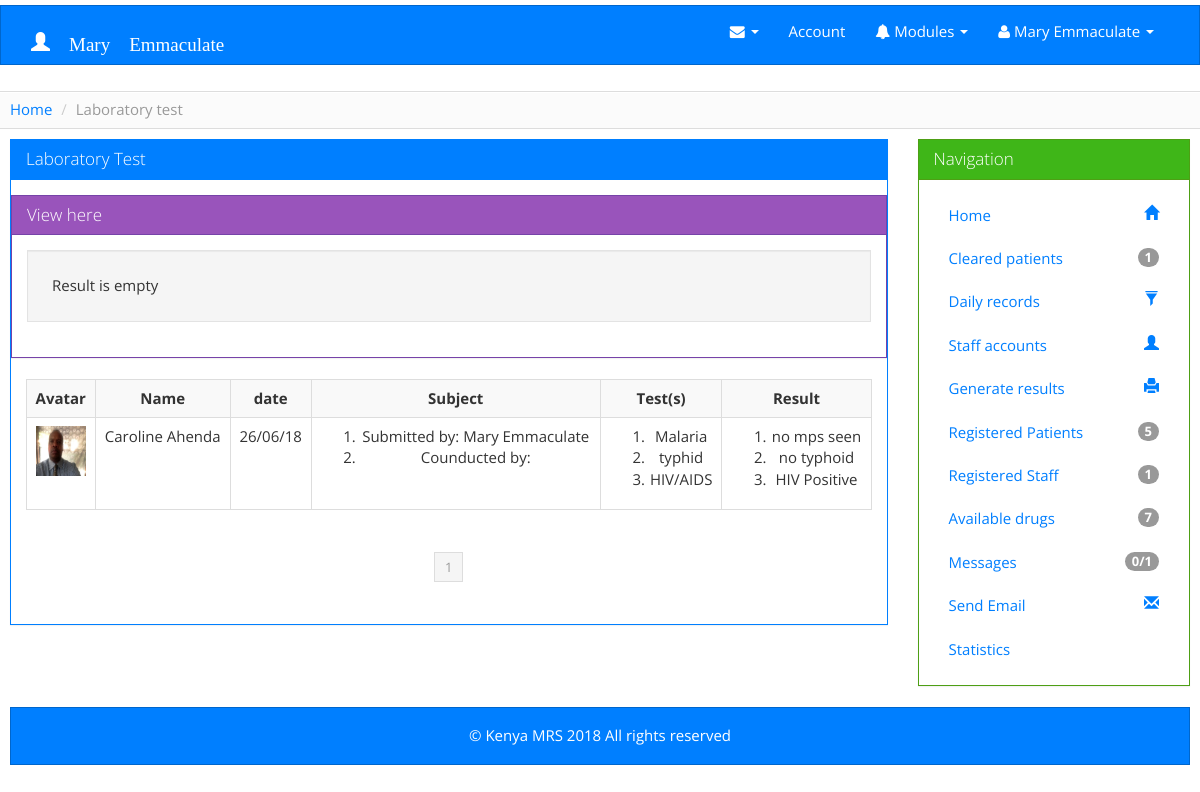
/admin/lab_test_done.php (signed in), run on the app's committed database.
### tables this page shows
CREATE TABLE `laboratory_test` (
  `date` timestamp NOT NULL DEFAULT CURRENT_TIMESTAMP ON UPDATE CURRENT_TIMESTAMP,
  `visit_no` varchar(4) NOT NULL,
  `reg_no` varchar(15) NOT NULL,
  `attended` varchar(1) NOT NULL DEFAULT '0',
  `test` varchar(200) DEFAULT NULL,
  `result` varchar(200) DEFAULT NULL,
  `conducted_by` varchar(54) DEFAULT NULL,
  `submited_by` varchar(54) DEFAULT NULL
);

### functions.php (called while the page is built, shortened)
<?php
	include_once('database_connection.php');
	function find_patient($reg_no){
		global $connection;
		$query = "SELECT reg_no, first_name, last_name, profile_image, fuculty, course, health_info, d_o_b, contact, address, email FROM student_patient WHERE reg_no ='{$reg_no}'  union ALL ";
		$query .= "SELECT reg_no, first_name, last_name, profile_image, fuculty, position, health_info, d_o_b, contact, address, email FROM staff_patient WHERE reg_no ='{$reg_no}' ";
		$patient_set = mysqli_query($connection, $query);
		return $patient_set;
	}

### admin/lab_test_done.php (the view, shortened to what this page needs)
<?php
require_once '../functions.php';
include 'header.php';
if($_SESSION['level']==5 ){
if (!(isset($_GET['pagenum']))) {
  $pagenum = 1;
} else {
  $pagenum = $_GET['pagenum'];
}
$page_limit = ($_GET["show"] <> "" && is_numeric($_GET["show"]) ) ? $_GET["show"] : 20;
try {
  $keyword = trim($_GET["keyword"]);
  if ($keyword <> "" ) {
    $sql = "SELECT * FROM staff WHERE 1 AND "
            . " (first_name LIKE :keyword) ORDER BY first_name ";
    $stmt = $DB->prepare($sql);
    $stmt->bindValue(":keyword", $keyword."%");
  } else {
    $sql = "SELECT * FROM laboratory_test  ORDER BY `date` DESC ";
    $stmt = $DB->prepare($sql);
  }
  $stmt->execute();
  $total_count = count($stmt->fetchAll());
  $last = ceil($total_count / $page_limit);
  $lower_limit = ($pagenum - 1) * $page_limit;
  $lower_limit = ($lower_limit < 0) ? 0 : $lower_limit;
  $sql2 = $sql . " limit " . ($lower_limit) . " ,  " . ($page_limit) . " ";
  $stmt = $DB->prepare($sql2);
  $stmt->execute();
  $results = $stmt->fetchAll();
} catch (Exception $ex) {
  echo $ex->getMessage();
}
?>
<div class="row" style="margin-left:10px; margin-right:10px;">
<div class="row">
    <ul class="breadcrumb ">
      <li><a href="index.php">Home</a></li>
      <li class="active">Laboratory test </li>
    </ul>
<div class="col-md-9">
  <div class="panel panel-primary">
    <div class="panel-heading">
      <h3 class="panel-title">Laboratory Test</h3>
    </div>
    <div class="panel-body">
<div id="visit" title="Test done"><?php include 'daily_content/view.php'; ?></div>
<?php if (count($results) > 0) { ?>
        <div class="table-responsive">
          <table class="table table-striped table-hover table-bordered ">
            <tbody><tr>
                <th>Avatar</th>
                <th>Name</th>
                <th>date</th>
                <th>Subject</th>
                <th>Test(s)</th>
                <th>Result</th>
              </tr>
                <?php foreach ($results as $rest) {
                  $res = mysqli_fetch_assoc(find_patient($rest["reg_no"]));
                  ?>
                <tr>
                  <td style="text-align: center;">
              <?php if ($res["profile_image"] == null ){ ?>
                   <img  src="../profile_image/no_avatar.png" alt="profile pick" width="50px" height="50px" >
                <?php }else{ ?>
                   <a href="../profile_image/<?php echo $res['profile_image']?>" target="_blank"><img  src="../profile_image/<?php echo $res['profile_image']?>" alt="" width="50" height="50" ></a>
               <?php }?>
                  </td>
                  <td><?php echo ucwords ($res["first_name"].' '. $res["last_name"]); ?></td>
                  <td><?php $d = strtotime($rest["date"]);
                  echo date(' d/m/y ', $d );?></td>
                  <td> <ol>
                    <li>Submitted by: <?php echo $rest["submited_by"]; ?></li>
                    <li> Counducted by: <?php echo $rest["conducted_by"]; ?> </li>
                  </ol> </td>
                  <td><?php echo $rest["test"]; ?> </td>
                  <td> <?php echo $rest["result"]; ?> </td>
                </tr>
  <?php } ?>
            </tbody></table>
        </div>
        <div class="col-lg-12 center">
          <ul class="pagination pagination-sm">
  <?php
  for ($i = 1; $i <= $last; $i++) {
    if ($i == $pagenum) {
      ?>
                <li class="active"><a href="javascript:void(0);" ><?php echo $i ?></a></li>
                <?php
              } else {
                ?>
                <li><a href="lab_test_done.php?pagenum=<?php echo $i; ?>&keyword=<?php echo $_GET["keyword"]; ?>" class="links"  onclick="displayRecords('<?php echo $page_limit; ?>', '<?php echo $i; ?>');" ><?php echo $i ?></a></li>
                <?php
              }
            }
            ?>
          </ul>
        </div>
          <?php } else { ?>
        <div class="well well-lg"> No patient </div>
<?php } ?>
    </div>
  </div>
</div>
 <div class="col-md-3">
            <div class="panel panel-success">
              <div class="panel-heading">
              <h3 class="panel-title"> Navigation </h3>
              </div>
              <div class="panel-body" style="height:auto">
                    <?php
                      include 'nav.php';
                    ?>
              </div>
          </div>
    </div>
</div>
  <?php } else{?>
<div class="col-lg-12 center alert danger"> Access to the page is denied. Only allowed to Receptionists</div>
    <?php
  }
      include 'footer.php';
      ?>

### admin/header.php (shortened to what this page needs)
<?php session_start();
  require_once('../functions.php');
?>
<!DOCTYPE html>
<html lang="en">
<head>
    <link href="../bootstrap/css/bootstrap.min.css" rel="stylesheet">
    <link href="../style.css" rel="stylesheet">
             <link href="../elements/jquery-ui.css" rel="stylesheet">
             <link href="CLEditor/jquery.cleditor.css" rel="stylesheet">
             <link rel="stylesheet" type="text/css" href="../elements/jquery.datetimepicker.css"/>
             <link href="../elements/jquery-ui.css" rel="stylesheet">
             <link rel="stylesheet" type="text/css" href="../elements/jquery.datetimepicker.css"/>
    <link href="../elements/css/sb-admin.css" rel="stylesheet">
    <link href="../elements/css/plugins/morris.css" rel="stylesheet">
    <link href="../elements/font-awesome/css/font-awesome.min.css" rel="stylesheet" type="text/css">
       <link href="assets/css/lx.css" rel="stylesheet">
       <link href="assets/css/style-responsive.css" rel="stylesheet">
</head>
<body>
    <div class="navbar navbar-default navbar navbar-inverse header" role="navigation">
      <div class="container-fluid">
        <div class="navbar-header container-fluid">
          <a class="navbar-brand collapse navbar-collapse" href="#" target="_blank"> <h4><span class="glyphicon glyphicon-user"> <?php echo ucwords($_SESSION['fname'].' '.$_SESSION['lname']); ?></span></h4></a>
        </div>
        <div class="collapse navbar-collapse pull-right" id="bs-example-navbar-collapse-1" >
                    <ul class="nav navbar-nav">
                    <li class="dropdown">
                    <a href="#" class="dropdown-toggle" data-toggle="dropdown"><i class="fa fa-envelope"></i> <b class="caret"></b></a>
                </li>
                 <li><a href="../admin/staffdedails.php"> Account </a></li>
               <?php if ($_SESSION['level']==5){?>
                  <li class="dropdown">
                    <a href="#" class="dropdown-toggle" data-toggle="dropdown"><i class="fa fa-bell"></i> Modules <b class="caret"></b></a>
                </li>
                <?php } ?>
                    <li class="dropdown">
                    <a href="#" class="dropdown-toggle" data-toggle="dropdown"><i class="fa fa-user"></i> <?php echo ucwords($_SESSION['fname'].' '.$_SESSION['lname']); ?> <b class="caret"></b></a>
            </ul>
        </div>
      </div>
    </div>

### admin/daily_content/view.php (shortened to what this page needs)
<?php
require_once '../functions.php';
require_once '../config.php';
?>
<div class="row">
   <div class="panel panel-info">
      <div class="panel-heading">
        <h3 class="panel-title">View here </h3>
      </div>
      <div class="panel-body" style="height:auto">
<?php
try {
   $sql = "SELECT * FROM laboratory_test WHERE visit_no = '{$_GET["visit_no"]}' ";
   $stmt = $DB->prepare($sql);
   $stmt->execute();
   $vist = $stmt->fetchAll();
} catch (Exception $ex) {
  echo $ex->getMessage();
}
if (count($vist) >0){
?>
        <div class="table-responsive">
          <table class="table table-striped table-hover table-bordered ">
            <tbody><tr>
                <th>Test</th>
                <th>Result</th>
              </tr>
                <?php foreach ($vist as $res) {
                  $recept = mysqli_fetch_assoc(find_patient($res['reg_no']));
                  ?>
                <tr>
                  <td ><?php echo $res["test"]; ?></td>
                  <td><?php echo $res["result"] ; ?></td>
                <?php }; ?>
                </tr>
               </tbody></table>
        </div>
            <?php }else{ ?>
              <div class="well well-lg"> Result is empty </div>
            <?php };?>
        </div>
    </div>
    </div>

### admin/nav.php (shortened to what this page needs)
<?php
						  			$sql = "SELECT * FROM student_patient ";
    								$stmt = $DB->prepare($sql);
    								$stmt->execute();
  									$total_count = count($stmt->fetchAll());
                    $sql = "SELECT * FROM staff_patient ";
                    $stmt = $DB->prepare($sql);
                    $stmt->execute();
                    $total_c = count($stmt->fetchAll());
  									$sql = "SELECT * FROM visit WHERE attended=3";
    								$stmt = $DB->prepare($sql);
    								$stmt->execute();
  									$totla_count = count($stmt->fetchAll());
                    $loo = $_SESSION['email'];
                    $re = 0;
                    $ree = 1;
                    try {
                      $sql = " SELECT * FROM message WHERE too ='{$loo}' AND `read` ='{$ree}' ";
                      $stmt = $DB->prepare($sql);
                      $stmt->execute();
                      $tt_count = count($stmt->fetchAll());
                    } catch (Exception $ex) {
                      echo $ex->getMessage();
                    }
                    try {
                      $sql = " SELECT * FROM message WHERE too ='{$loo}' AND `read` ='{$re}' ";
                      $stmt = $DB->prepare($sql);
                      $stmt->execute();
                      $tot_count = count($stmt->fetchAll());
                    } catch (Exception $ex) {
                      echo $ex->getMessage();
                    }
						  			?>
						          <ul class="nav nav-pills nav-stacked">
											  <li><a href="index.php"> Home  <span class="glyphicon glyphicon-home pull-right"></a></li>
											  <li><a href="../result/report.php"> Cleared patients <span class="badge pull-right"><?php echo $totla_count;?></span></a></li>
											  <li><a href="dailly.php"> Daily records <span class="glyphicon glyphicon-filter pull-right"></span></a></li>
											  <li><a href="staf.php"> Staff accounts  <span class="glyphicon glyphicon-user pull-right"></span></a></li>
											  <li><a href="../result/report.php"> Generate results  <span class="glyphicon glyphicon-print pull-right"></span></a></li>
											  <li><a href="student.php"> Registered Patients <span class="badge pull-right"><?php echo $total_count;?></span></a></li>
                        <li><a href="staff_patient.php"> Registered Staff <span class="badge pull-right"><?php echo $total_c;?></span></a></li>
											  <li><a href="#"> Available drugs <span class="badge pull-right">7</span></a></li>
											  <li><a href="../messages/send_message.php?mode=read"> Messages <?php if($tot_count > 0){ ?>
                          <span class="required badge pull-right"><?php echo ($tot_count.'/'.$tt_count);?></span>
                          <?php }elseif($tot_count==0){ ?>
                          <span class="badge pull-right"><?php echo ($tot_count.'/'.$tt_count);?></span>
                          <?php }; ?>
                        </a></li>
                        <li><a href="../messages/mail.php?"> Send Email <span class="glyphicon glyphicon-envelope pull-right"> </a></li>
											  <li><a href="statistics.php">Statistics</a></li>
										</ul>

### admin/footer.php (shortened to what this page needs)
    <footer>
      <div class="navbar navbar-inverse footer">
        <div class="container-fluid">
          <div class="copyright">
            <a href="http://www.maseno.ac.ke" target="_blank">&copy; Kenya MRS <?php echo date("Y"); ?></a> All rights reserved
          </div>
        </div>
      </div>
    </footer>
</body>
</html>

### style.css (style rules this page uses)
.breadcrumb { background-color: #FBFBFB; background-image: -moz-linear-gradient(center top , #FFFFFF, #F5F5F5); background-repeat: repeat-x; border: 1px solid #DDDDDD; border-radius: 3px; box-shadow: 0 1px 0 #FFFFFF inset; list-style: none outside none; margin: 5px 0 10px 0; padding: 7px 14px; }
.breadcrumb li { display: inline-block; text-shadow: 0 1px 0 #FFFFFF; }
.table-bordered > thead > tr > th, .table-bordered > tbody > tr > th, .table-bordered > tfoot > tr > th, .table-bordered > thead > tr > td, .table-bordered > tbody > tr > td, .table-bordered > tfoot > tr > td { text-align: center; }
.center { float:none; margin: 0 auto; text-align: center; }
.footer { margin:0; padding: 17px 0; border-radius: 0px; height: auto; }
.copyright { color: #fff; text-align: center; }
.copyright a { color: #fff; }

### elements/css/sb-admin.css (style rules this page uses)
body { margin-top: 1px; }
@media (min-width:768px) { body { margin-top: 5px; } }

### data on the page
laboratory_test: last_name "Caroline Ahenda", date "26/06/18", submited_by "Mary Emmaculate", test "Malaria typhid HIV/AIDS", result "no mps seen no typhoid HIV Positive"

### other printed values
$_SESSION['fname'].' '.$_SESSION['lname'] "Mary Emmaculate"
$totla_count "1"
$total_count "5"
$total_c "1"
$tot_count "0"
$tt_count "1"
